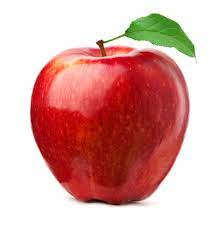
#> input picture IMAGE PROCESSING/apple.jpg, 224 x 225 px
$ python Grey_Level_Slicing.py
#> lines starting #> are read from the running program, lines starting #| are printed output that depends on the picture
import cv2
import matplotlib.pyplot as plt

# Read the image and resize it
i = cv2.imread('apple.jpg', 0)
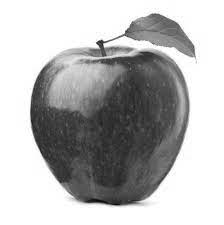
#> i: shape (225, 224); min 6, max 255, mean 182.9
i = cv2.resize(i, (300, 300))
#> i: shape (300, 300)

# Create copies of the original image for processing
j = i.copy()
k = i.copy()  # Initialize k with a copy of i
row, col = i.shape
#> row = 300; col = 300

# Get user input for threshold values
T1 = int(input('Enter the Lowest threshold value:'))
#> the answer given: 100
T2 = int(input('Enter the Highest threshold value:'))
#> the answer given: 100

# Apply gray-level slicing without background
for x in range(1, row):
    for y in range(1, col):
        if (j[x][y] >= T1) and (j[x][y] <= T2):
            j[x][y] = i[x][y]
            k[x][y] = 255  # Set pixel to white for the selected range
        else:
            j[x][y] = 0
            k[x][y] = 0  # Set pixel to black for values outside the range
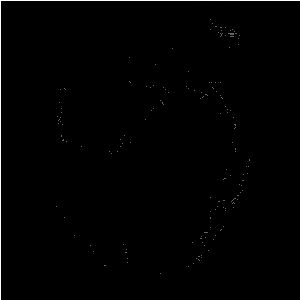
#> j: shape (300, 300); min 0, max 255, mean 1.9

# Display the original image and its histogram
cv2.imshow('Original image', i)
histr = cv2.calcHist([i], [0], None, [256], [0, 255])
#> histr = 256 values, max 4456 at index 254, min 0 at index 0, mean 198.5
plt.plot(histr)
plt.title('Original Image Histogram')
plt.show()
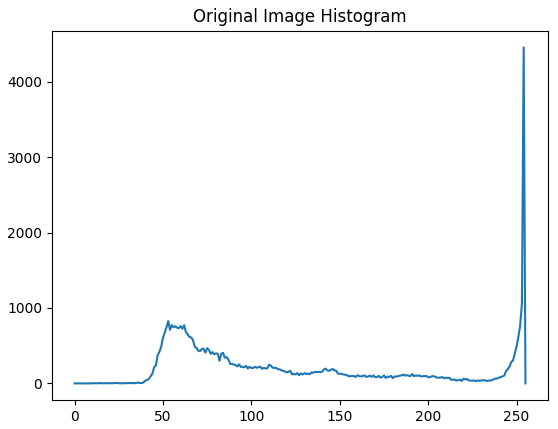
#> figure drawn by matplotlib, 1 panel; curve peaks at x = 254, y = 4456

# Display the processed image without background and its histogram
cv2.imshow('Graylevel slicing without background', k)
histr_k = cv2.calcHist([k], [0], None, [256], [0, 255])
#> histr_k = 256 values, max 89197 at index 0, min 0 at index 1, mean 348.6
plt.plot(histr_k)
plt.title('Processed Image Histogram')
plt.show()
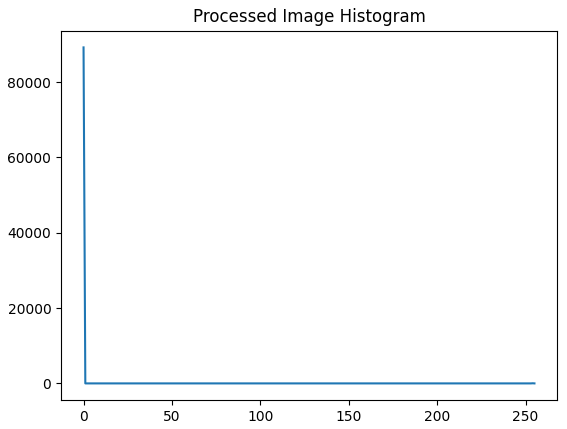
#> figure drawn by matplotlib, 1 panel; curve peaks at x = 0, y = 89197

cv2.waitKey(0)
cv2.destroyAllWindows()
